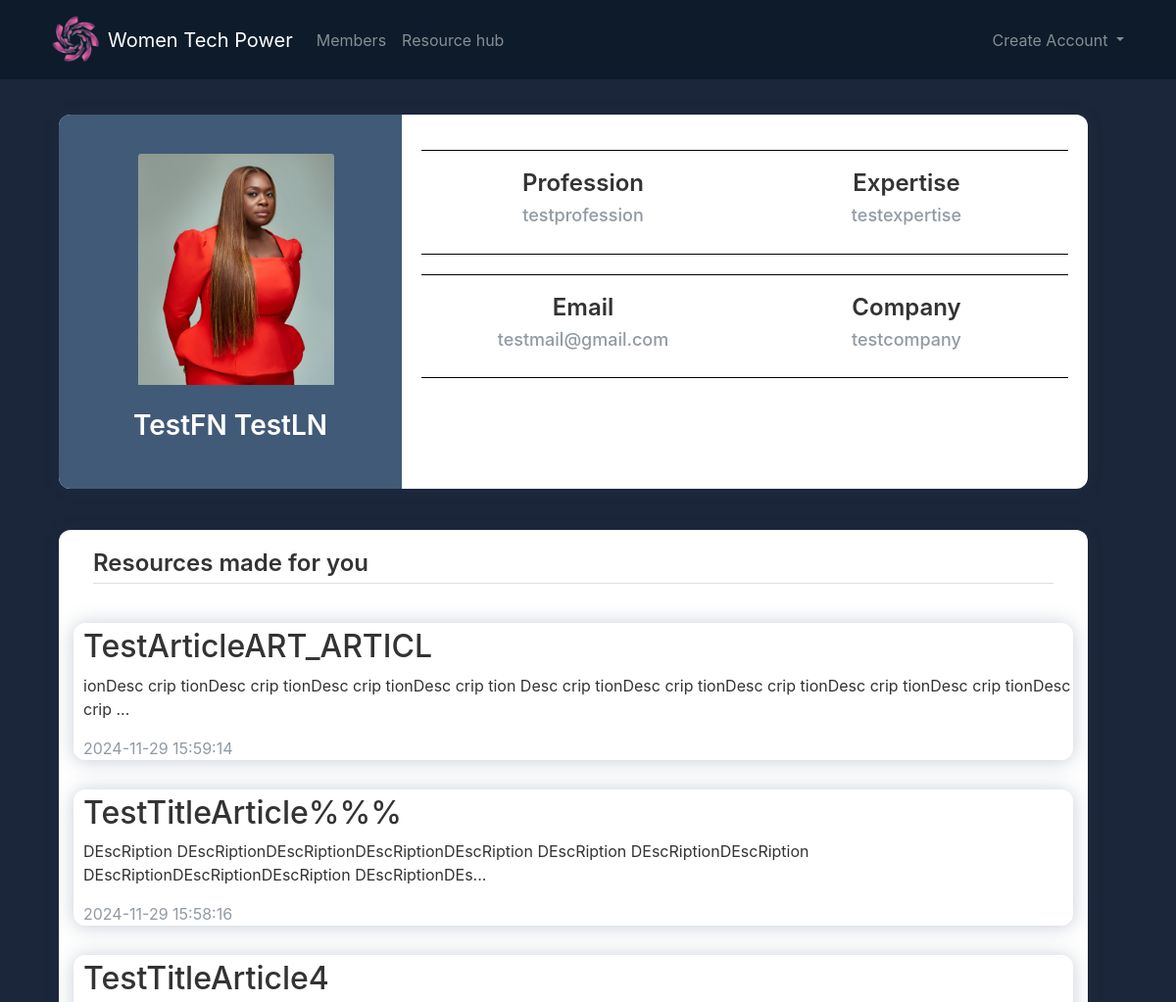
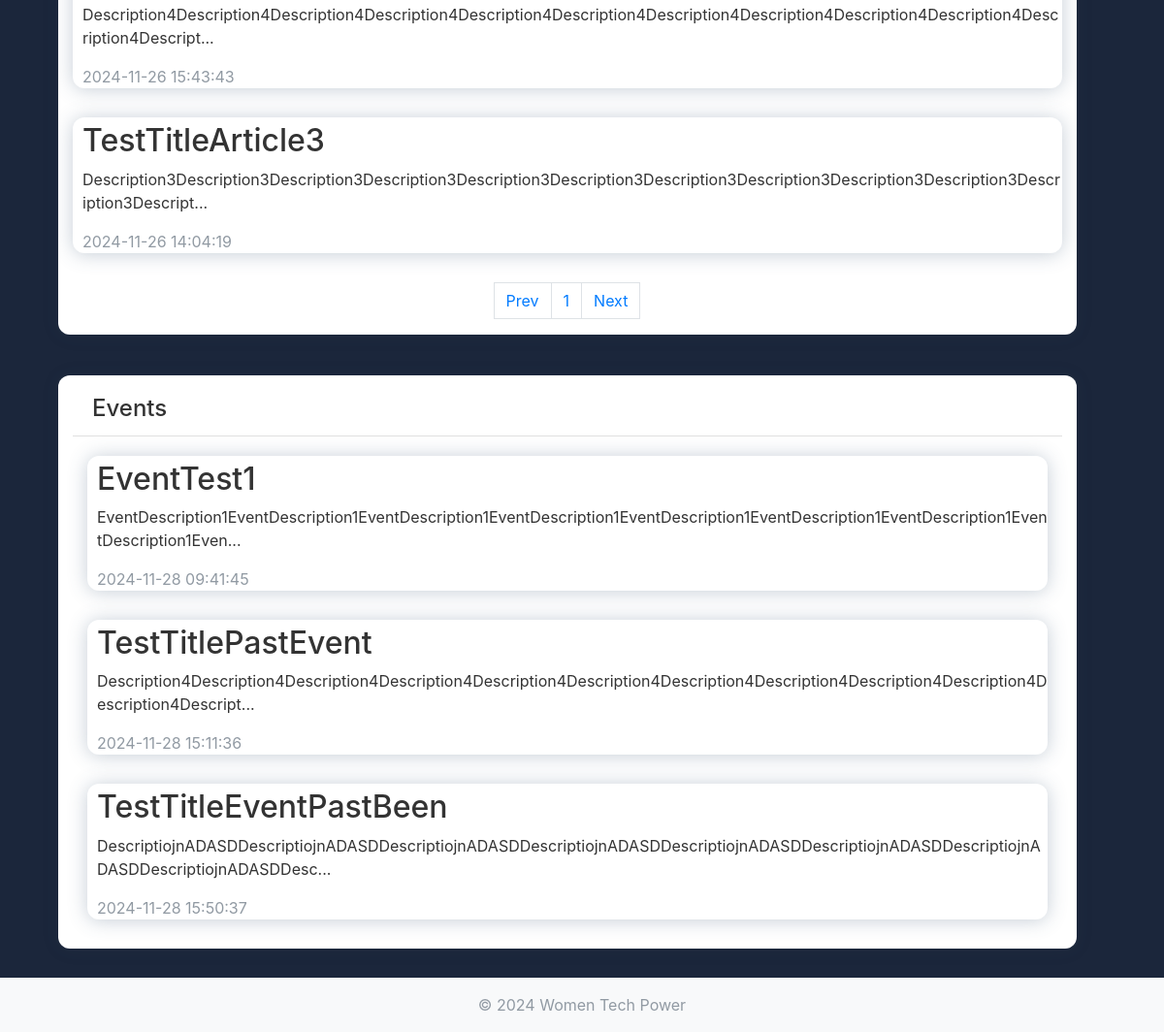
The app's page /m_profile.php?id=1 with its own data (2 pictures, top to bottom).
### tables this page shows
CREATE TABLE `members` (
  `id` int(11) NOT NULL,
  `first_name` varchar(50) NOT NULL,
  `last_name` varchar(50) NOT NULL,
  `user_name` varchar(255) NOT NULL,
  `email` varchar(100) NOT NULL,
  `password` varchar(255) NOT NULL,
  `role` enum('Member','Mentor','Admin','') NOT NULL,
  `profession` varchar(100) DEFAULT NULL,
  `company` varchar(100) DEFAULT NULL,
  `expertise` text DEFAULT NULL,
  `linkedin_profile` varchar(255) DEFAULT NULL,
  `status` enum('active','pending','mentor') DEFAULT 'pending',
  `created_at` timestamp NOT NULL DEFAULT current_timestamp(),
  `profile_pic` varchar(250) DEFAULT NULL
);

CREATE TABLE `articles` (
  `id` int(11) NOT NULL,
  `title` varchar(255) NOT NULL,
  `subject` varchar(255) DEFAULT NULL,
  `description` text NOT NULL,
  `file_photo` varchar(255) DEFAULT NULL,
  `file_video` varchar(255) DEFAULT NULL,
  `yt_link` varchar(255) DEFAULT NULL,
  `member_id` int(11) DEFAULT NULL,
  `created_at` timestamp NOT NULL DEFAULT current_timestamp()
);

CREATE TABLE `events` (
  `id` int(11) NOT NULL,
  `title` varchar(255) NOT NULL,
  `description` text DEFAULT NULL,
  `event_date` datetime NOT NULL,
  `location` varchar(255) DEFAULT NULL,
  `event_type` enum('workshop','mentoring','networking','conference') DEFAULT NULL,
  `max_participants` int(11) DEFAULT NULL,
  `created_by` int(11) DEFAULT NULL,
  `created_at` timestamp NOT NULL DEFAULT current_timestamp()
);

### config/database.php (called while the page is built, shortened)
<?php
class DBController {
    private $host = "localhost";
    private $user = "root";
    private $password = "";
    private $database = "women_tech_power";
    private $conn;
    function __construct() {
        try {
            $this->conn = new PDO("mysql:host={$this->host};dbname={$this->database}", $this->user,
                $this->password, [
                    PDO::ATTR_ERRMODE => PDO::ERRMODE_EXCEPTION, PDO::ATTR_DEFAULT_FETCH_MODE => PDO::FETCH_ASSOC
                ]);
        } catch (PDOException $e) {
                die("Eroare la conectare: " . $e->getMessage());
        }
    }
    public function getDBResult($query, $params = []) {
        try {
            $stmt = $this->conn->prepare($query);
            $stmt->execute($params);
            return $stmt->fetchAll();
        } catch (PDOException $e) {
            echo "Eroare: " . $e->getMessage();
            throw new Exception("Eroare la executarea interogării: " . $e->getMessage());
        }
    }
}
?>

### m_profile.php (the view, shortened to what this page needs)
<?php
include_once "config/database.php";
include_once "includes/header.php";
$memberId = $_GET['id'];
$database = new DBController();
$query = "SELECT * FROM members WHERE id = ?";
$params = [$memberId];
$members = $database->getDBResult($query, $params);
$member = $members[0];
$query="SELECT * FROM articles WHERE member_id = ?";
$params = [$memberId];
$articles = $database->getDBResult($query, $params);
$query="SELECT * FROM events WHERE created_by = ?";
$params = [$memberId];
$events = $database->getDBResult($query, $params);
$page = isset($_GET['page']) ? (int)$_GET['page'] : 1;
$page = max($page, 1);
$limit = 4;
$offset = ($page - 1) * $limit;
$query = "SELECT * FROM articles WHERE member_id = ? ORDER BY created_at DESC LIMIT $limit OFFSET $offset";
$params = [$memberId];
$articles = $database->getDBResult($query, $params);
$totalArticlesQuery = "SELECT COUNT(*) as total FROM articles WHERE member_id = ?";
$totalArticlesResult = $database->getDBResult($totalArticlesQuery, [$memberId]);
$totalArticles = $totalArticlesResult[0]['total'];
$totalPages = ceil($totalArticles / $limit);
?>
<link rel="stylesheet" href="css/profile_style.css">
<div class="page-content page-container" id="page-content">
    <div class="padding pt-10">
        <div class="row container d-flex justify-content-center">
            <div class="col-6 col-12">
                <div class="card user-card-full">
                    <div class="row m-l-0 m-r-0">
                        <div class="col-sm-4 bg-c-lite-green user-profile">
                            <div class="card-block text-center text-white">
                                <div class="m-b-25">
                                    <img src="<?php echo htmlspecialchars($member['profile_pic'])?>" class="card-img-top" alt="User-Profile-Image">
                                </div>
                                <h3 class="f-w-600 fl_name"><?php echo htmlspecialchars($member['first_name'] . ' ' . $member['last_name']); ?></h3>
                            </div>
                        </div>
                        <div class="col-sm-8">
                            <div class="card-block">
                                <div class="row pt-3">
                                    <div class="col-sm-6 mmb_info d-flex flex-column align-items-center">
                                        <p class="m-b-10 f-w-600 mmb_p">Profession</p>
                                        <h6 class="text-muted f-w-400 mmb_h"><?php echo htmlspecialchars($member['profession']); ?></h6>
                                    </div>
                                    <div class="col-sm-6 mmb_info d-flex flex-column align-items-center">
                                        <p class="m-b-10 f-w-600 mmb_p">Expertise</p>
                                        <h6 class="text-muted f-w-400 mmb_h"><?php echo htmlspecialchars($member['expertise']); ?></h6>
                                    </div>
                                    <div class="col-sm-6 mmb_info d-flex flex-column align-items-center">
                                        <p class="m-b-10 f-w-600 mmb_p">Email</p>
                                        <h6 class="text-muted f-w-400 mmb_h"><?php echo htmlspecialchars($member['email']); ?></h6>
                                    </div>
                                    <div class="col-sm-6 mmb_info d-flex flex-column align-items-center">
                                        <p class="m-b-10 f-w-600 mmb_p">Company</p>
                                        <h6 class="text-muted f-w-400 mmb_h"><?php echo htmlspecialchars($member['company']); ?></h6>
                                    </div>
                                </div>
                            </div>
                        </div>
                    </div>
                </div>
            </div>
        </div>
    </div>
</div>
<div class="page-content page-container">
    <div class="padding">
        <div class="row container d-flex justify-content-center">
            <div class=" col-12">
                <div class="card user-card-full">
                    <div class="row m-l-0 m-r-0">
                        <div class="col-sm" id="articles">
                            <div class="card-block">
                                <h4 class="m-b-20 p-b-5 b-b-default f-w-600 d-flex justify-content-between">
                                    Resources made for you
                                </h4>
                            </div>
                        </div>
                    </div>
                    <?php if(!empty($articles)) : ?>
                    <div id="articles-container" class="article-list">
                        <?php foreach ($articles as $article): ?>
                            <a href="article.php?id=<?php echo $article['id']; ?>" style="text-decoration: none; color:inherit;">
                                <div class="col-12">
                                    <div class="card-articles">
                                        <h2 class="article-title"><?php echo htmlspecialchars($article['title']); ?></h2>
                                        <p class="fifty-chars article-descr">
                                            <?php echo htmlspecialchars(substr($article['description'], 0, 140)); ?>...
                                        </p>
                                        <p class="article-date text-muted"><?php echo $article['created_at']; ?></p>
                                    </div>
                                </div>
                            </a>
                        <?php endforeach; ?>
                    </div>
                    <div id="pagination-container" class="pagination d-flex justify-content-center pb-3">
                        <a href="?id=<?php echo $memberId; ?>&page=<?php echo max(1, $page - 1); ?>#articles" class="page-link <?php echo ($page == 1) ? 'disabled' : ''; ?>">Prev</a>
                        <?php if ($totalPages > 2): ?>
                            <a href="?id=<?php echo $memberId; ?>&page=1#articles" class="mr-2 page-link <?php echo ($page == 1) ? 'disabled' : ''; ?>">1</a>
                            <h4 class="pl-3 pr-3 pt-1"><?php echo $page; ?></h4>
                            <a href="?id=<?php echo $memberId; ?>&page=<?php echo $totalPages; ?>#articles" class="ml-2 page-link <?php echo ($page == $totalPages) ? 'disabled' : ''; ?>"><?php echo $totalPages; ?></a>
                        <?php else: ?>
                            <span class="page-link active"><?php echo $page; ?></span>
                        <?php endif; ?>
                        <a href="?id=<?php echo $memberId; ?>&page=<?php echo min($totalPages, $page + 1); ?>#articles" class="page-link <?php echo ($page == $totalPages) ? 'disabled' : ''; ?>">Next</a>
                    </div>
                    <?php endif; ?>
                </div>
            </div>
        </div>
    </div>
</div>
<div class="page-content page-container">
    <div class="padding">
        <div class="row container d-flex justify-content-center">
            <div class=" col-12">
                <div class="card user-card-full">
                    <div class="row m-l-0 m-r-0">
                        <div class="col-sm">
                            <div class="card-block d-flex justify-content-between m-b-20 p-b-5 b-b-default f-w-600">
                                <h4 >Events</h4>
                            </div>
                        </div>
                    </div>
                    <?php if(!empty($events)): ?>
                    <div id="events-container" class="container">
                        <?php
                                            foreach ($events as $event) {
                                                $shortDescription = substr($event['description'], 0, 140);
                                                echo "
                                                       <a  style='text-decoration: none; color:inherit;' href='event.php?id=" . $event['id'] . "'>
                                                       <div class='col-12'>
                                                        <div class='card-articles'>
                                                        <h2 class='article-title'>" . htmlspecialchars($event['title']) . "</h2>
                                                        <p class='fifty-chars article-descr'>" . htmlspecialchars($shortDescription) . "...</p>
                                                        <p class='article-date text-muted'>".$event['created_at']."</p>
                                                        </div>
                                                      </div></a>";
                                            }
                                            ?>
                    </div>
                    <?php endif; ?>
                </div>
            </div>
        </div>
    </div>
</div>
<?php
include_once "includes/footer.php";
?>

### includes/header.php (shortened to what this page needs)
<!DOCTYPE html>
<html lang="ro">
<head>
    <link rel="stylesheet" href="https://stackpath.bootstrapcdn.com/bootstrap/4.5.2/css/bootstrap.min.css">
    <link rel="stylesheet" href="css/style.css">
    <link rel="stylesheet" href="css/event_style.css">
    <link rel="stylesheet" href="css/article_style.css">
    <link rel="stylesheet" href="css/rh_style.css">
    <link rel="stylesheet" href="css/profile_style.css">
</head>
<body>
<nav class="navbar navbar-expand-lg navbar-dark bg-primary">
    <div class="container">
        <img src="media/logo.png" height="65px" width="65px">
        <a class="navbar-brand" href="index.php"> Women Tech Power</a>
        <div class="collapse navbar-collapse" id="navbarNav">
            <ul class="navbar-nav mr-auto">
                <?php if (isset($_SESSION['user_id'])): ?>
                <li class="nav-item">
                    <a class="nav-link" href="members.php">Members</a>
                </li>
                <li class="nav-item">
                    <a class="nav-link" href="resource_hub.php">Resource hub</a>
                </li>
                <?php else: ?>
                <li class="nav-item">
                    <a class="nav-link" href="login.php">Members</a>
                </li>
                <li class="nav-item">
                    <a class="nav-link" href="login.php">Resource hub</a>
                </li>
                <?php endif; ?>
            </ul>
            <ul class="navbar-nav">
                <li class="nav-item dropdown">
                    <a
                            class="nav-link dropdown-toggle"
                            href="<?php echo isset($_SESSION['user_id']) ? '#' : 'add_member.php'; ?>"
                            id="navbardrop"
                    >
                        <?php if (isset($_SESSION['user_id'])): ?>
                            Hello, <?php echo htmlspecialchars($_SESSION['first_name']); ?>
                        <?php else: ?>
                            Create Account
                        <?php endif; ?>
                    </a>
                </li>
            </ul>
        </div>
    </div>
</nav>
<div class="container mt-4">

### includes/footer.php (shortened to what this page needs)
</div>
<footer class="footer mt-auto py-3 bg-light">
    <div class="container text-center">
        <span class="text-muted">© 2024 Women Tech Power</span>
    </div>
</footer>
</body>
</html>

### css/style.css (style rules this page uses)
body { min-height: 100vh; display: flex; flex-direction: column; background-color: rgb(27, 38, 59); color: #333; }
.navbar { background-color: rgb(13, 27, 42) !important; }
.container { flex: 1; }
.footer { margin-top: auto; }
.card-img-top { width: 100%; height: auto; max-width: 200px; object-fit: cover; display: block; margin-left: auto; margin-right: auto; margin-bottom: 10px; }

### css/rh_style.css (style rules this page uses)
.card-articles { margin-top: 0; border-radius: 12px; box-shadow: 0 1px 20px 0 rgba(64,89,118,0.3); border: none; margin-bottom: 30px; padding: 5px 0 0 10px; }
.card-block { padding: 1.25rem; }
.card.user-card-full { border-radius: 12px; }

### css/profile_style.css (style rules this page uses)
body { min-height: 100vh; display: flex; flex-direction: column; background-color: rgb(27, 38, 59); color: #333; }
.user-card-full { overflow: hidden; }
.card { margin-top: 12px; border-radius: 12px; -webkit-box-shadow: 0 1px 20px 0 rgba(69,90,100,0.08); box-shadow: 0 1px 20px 0 rgba(69,90,100,0.08); border: none; margin-bottom: 30px; }
.m-r-0 { margin-right: 0px; }
.m-l-0 { margin-left: 0px; }
.user-card-full .user-profile { border-radius: 5px 0 0 5px; }
.bg-c-lite-green { background: rgb(65, 90, 119); }
.user-profile { padding: 20px 0; }
.card-block { padding: 1.25rem; }
.m-b-25 { margin-bottom: 25px; margin-left: 12px; }
h6 { font-size: 14px; }
.card .card-block p { line-height: 25px; }
.b-b-default { border-bottom: 1px solid #e0e0e0; }
.m-b-20 { margin-bottom: 20px; }
.p-b-5 { padding-bottom: 5px !important; }
.m-b-10 { margin-bottom: 10px; }
.text-muted { color: #919aa3 !important; }
.f-w-600 { font-weight: 600; }
.card-articles { margin-top: 0; border-radius: 12px; box-shadow: 0 1px 20px 0 rgba(64,89,118,0.3); border: none; margin-bottom: 30px; padding: 5px 0 0 10px; }
.mmb_info { padding: 20px; border-width: 1px 0; border-style: solid; border-color: black; margin-bottom: 20px; }
.mmb_p { font-size: x-large; }
.mmb_h { font-size: large; word-wrap: break-word; }
.fl_name { overflow-wrap: break-word; }

### records on screen
members: profile_pic (picture), first_name+last_name "TestFN TestLN", profession "testprofession", expertise "testexpertise", email "testmail@gmail.com", company "testcompany"
articles: title "TestArticleART_ARTICL", description "ionDesc crip tionDesc crip tionDesc crip tionDesc crip tion Desc crip tionDesc crip tionDesc crip tionDesc crip tionDesc crip tionDesc crip", created_at "2024-11-29 15:59:14"
articles: title "TestTitleArticle%%%", description "DEscRiption DEscRiptionDEscRiptionDEscRiptionDEscRiption DEscRiption DEscRiptionDEscRiption DEscRiptionDEscRiptionDEscRiption DEscRiptionDEs", created_at "2024-11-29 15:58:16"
articles: title "TestTitleArticle4", description "Description4Description4Description4Description4Description4Description4Description4Description4Description4Description4Description4Descript", created_at "2024-11-26 15:43:43"
articles: title "TestTitleArticle3", description "Description3Description3Description3Description3Description3Description3Description3Description3Description3Description3Description3Descript", created_at "2024-11-26 14:04:19"
events: title "EventTest1", description "EventDescription1EventDescription1EventDescription1EventDescription1EventDescription1EventDescription1EventDescription1EventDescription1Even", created_at "2024-11-28 09:41:45"
events: title "TestTitlePastEvent", description "Description4Description4Description4Description4Description4Description4Description4Description4Description4Description4Description4Descript", created_at "2024-11-28 15:11:36"
events: title "TestTitleEventPastBeen", description "DescriptiojnADASDDescriptiojnADASDDescriptiojnADASDDescriptiojnADASDDescriptiojnADASDDescriptiojnADASDDescriptiojnADASDDescriptiojnADASDDesc", created_at "2024-11-28 15:50:37"

### other values on screen
$page "1"
